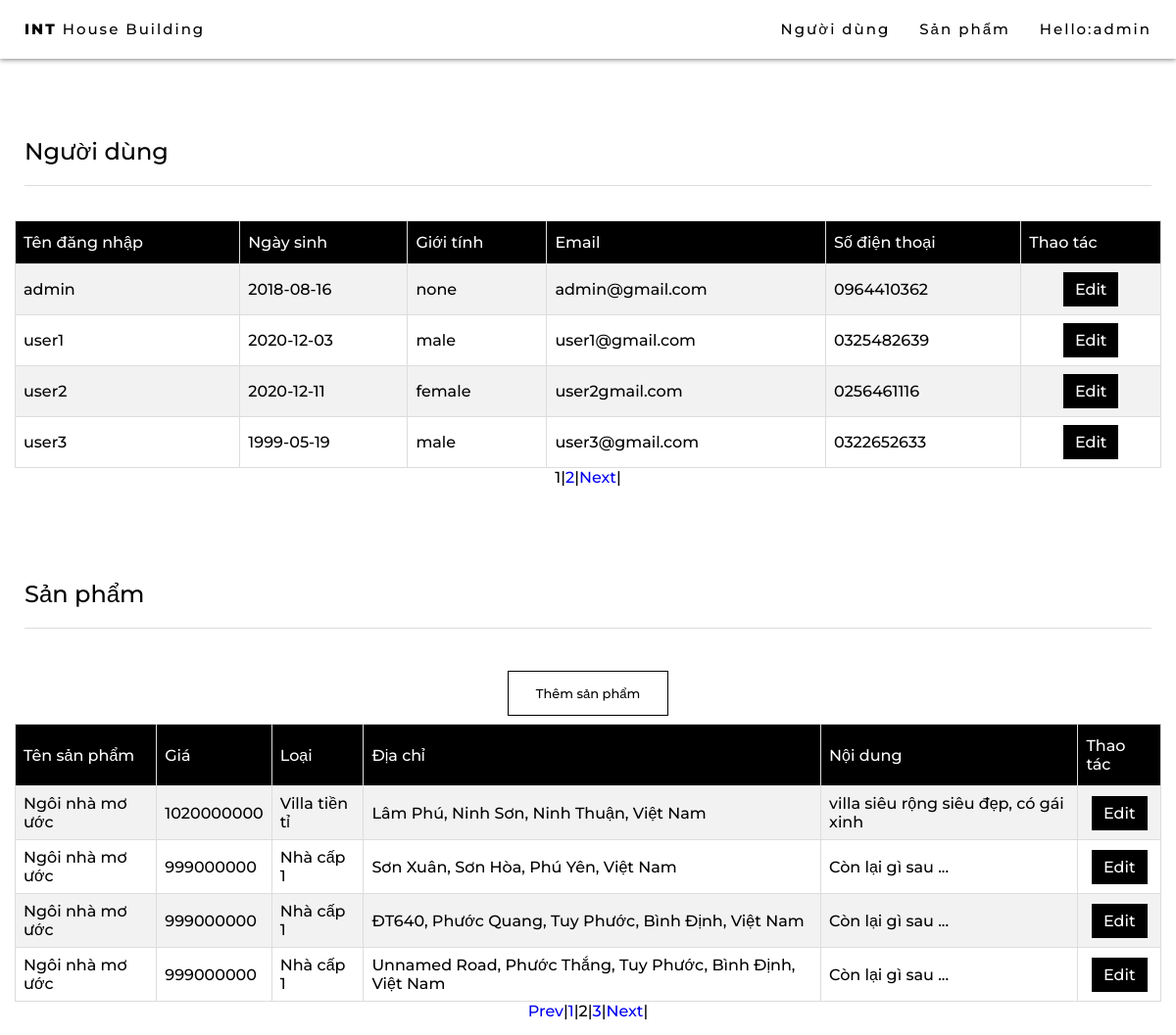
Before: /admin.php?page_post=2&page_user=1 (signed in) with the older database file.
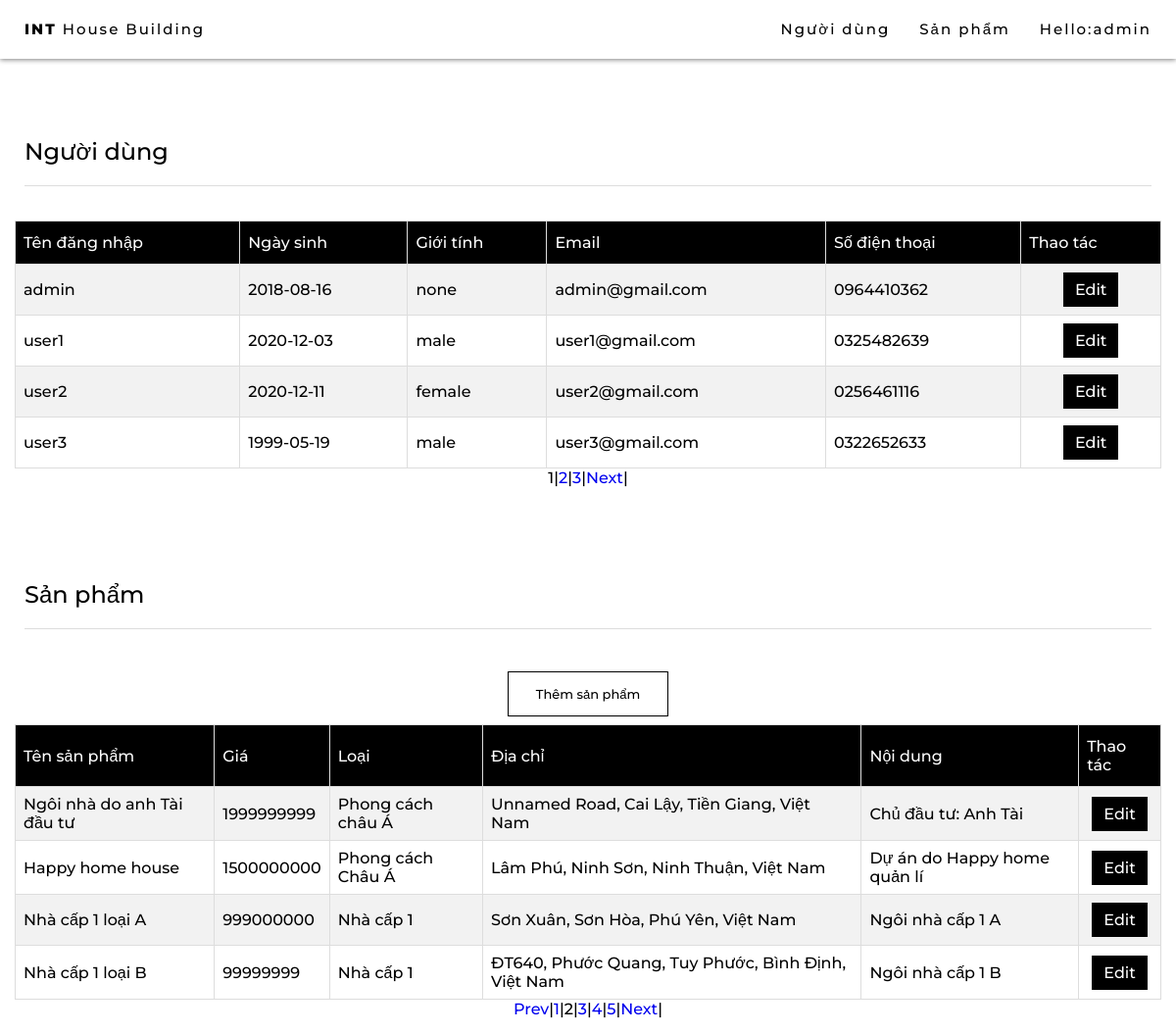
After: the same page with the newer database file.
### tables this page shows
CREATE TABLE `user` (
  `id` int(11) NOT NULL,
  `username` varchar(50) NOT NULL,
  `password` varchar(50) NOT NULL,
  `email` varchar(80) NOT NULL,
  `birthday` date NOT NULL,
  `role` int(11) NOT NULL,
  `avatar` varchar(500) NOT NULL DEFAULT 'unnamed.png',
  `phone` varchar(15) NOT NULL,
  `gender` varchar(10) NOT NULL
);

CREATE TABLE `post` (
  `id` int(5) NOT NULL,
  `cost` int(15) NOT NULL,
  `category` varchar(100) NOT NULL,
  `poster` int(11) NOT NULL,
  `content` varchar(500) NOT NULL,
  `img` varchar(100) NOT NULL DEFAULT 'house.png',
  `title` varchar(100) NOT NULL,
  `address` varchar(8000) NOT NULL
);

### session.php (called while the page is built, shortened)
<?php
include('config.php');
$user_check = $_SESSION['userid'];
$ses_sql = mysqli_query($db, "select * from user where id = '$user_check' ");
$row = mysqli_fetch_array($ses_sql, MYSQLI_ASSOC);
if (isset($_SESSION['login_user'])) {
   $login_session = $row['username'];
}

### admin.php (the view, shortened to what the changed rows need)
    <?php
    include('session.php');
    ?>
<!DOCTYPE html>
<html lang="en">
<head>
    <link rel="stylesheet" href="style.css">
    <link rel="stylesheet" href="https://cdnjs.cloudflare.com/ajax/libs/font-awesome/4.7.0/css/font-awesome.min.css">
</head>
<?php
    $current_page_user = isset($_GET['page_user']) ? $_GET['page_user'] : 1;
    $current_page_post = isset($_GET['page_post']) ? $_GET['page_post'] : 1;
?>
<body>
    <div id="navbar">
        <a href="index.php" class="home button">
            <b>INT</b> House Building
        </a>
        <?php
        if (!isset($_SESSION['login_user'])) {
            echo "<a href='#' id='myBtnMobile' class='button' onclick='openModal()'> Đăng nhập</a>";
        } else {
            echo "<a href='#' id='myBtnInfo' class='button' onclick='openModalInfo()'> Hello:" . $login_session . "</a>";
        }
        ?>
        <a href="#products" class="button">
            Sản phẩm
        </a>
        <a href="#users" class="button">
            Người dùng
        </a>
    </div>
    <div class="main_content">
        <div id="users">
            <div class="sub_title">
                <h2>Người dùng</h2>
            </div>
            <div class="projects_content">
                <table id="admin">
                    <tr>
                        <th>Tên đăng nhập</th>
                        <th>Ngày sinh</th>
                        <th>Giới tính</th>
                        <th>Email</th>
                        <th>Số điện thoại</th>
                        <th>Thao tác</th>
                    </tr>
                    <?php
                    $user = mysqli_query($db, 'select count(id) as total from user');
                    $row = mysqli_fetch_assoc($user);
                    $total_users = $row['total'];
                    $limit_user = 4;
                    $total_page_user = ceil($total_users / $limit_user);
                    $start1 = ($current_page_user - 1) * $limit_user;
                    $sql1 = "SELECT * FROM user ORDER BY id LIMIT " . $limit_user . " OFFSET " . $start1;
                    $result1 = mysqli_query($db, $sql1);
                    if ($result1->num_rows > 0) {
                        while ($row = $result1->fetch_assoc()) {
                            echo "
                                <tr>
                                    <td>" . $row['username'] . "</td>
                                    <td>" . $row['birthday'] . "</td>
                                    <td>" . $row['gender'] . "</td>
                                    <td>" . $row['email'] . "</td>
                                    <td>" . $row['phone'] . "</td>
                                    <td style='text-align: center;'>
                                        <button class='button_edit' onclick='openModalEditProfile(".$row['id'].")'>Edit</button>
                                    </td>
                                </tr>";
                        }
                    }
                    ?>
                </table>
                <?php
                for ($i = 1; $i <= $total_page_user; $i++) {
                    if ($i == $current_page_user) {
                        echo '<span>' . $i . '</span> | ';
                    } else {
                        echo '<a href="admin.php?page_user=' . $i . '&page_post=' . $current_page_post . '">' . $i . '</a> | ';
                    }
                }
                if ($current_page_user < $total_page_user && $total_page_user > 1) {
                    echo '<a href="admin.php?page_user=' . ($current_page_user + 1) . '&page_post=' . $current_page_post . '">Next</a> | ';
                }
                ?>
            </div>
        </div>
        <div id="products">
            <div class="sub_title">
                <h2>Sản phẩm</h2>
            </div>
            <div class="projects_content">
                <button class="signup-btn" onclick="openModalAddProducts()">Thêm sản phẩm</button>
                <table id="admin">
                    <tr>
                        <th>Tên sản phẩm</th>
                        <th>Giá</th>
                        <th>Loại</th>
                        <th>Địa chỉ</th>
                        <th>Nội dung</th>
                        <th>Thao tác</th>
                    </tr>
                    <?php
                    $post = mysqli_query($db, 'select count(id) as total from post');
                    $row1 = mysqli_fetch_assoc($post);
                    $total_posts = $row1['total'];
                    $limit_post = 4;
                    $total_page_post = ceil($total_posts / $limit_post);
                    $start2 = ($current_page_post - 1) * $limit_post;
                    $sql2 = "SELECT * FROM post ORDER BY id LIMIT " . $limit_post . " OFFSET " . $start2;
                    $result2 = mysqli_query($db, $sql2);
                    if ($result2->num_rows > 0) {
                        while ($row2 = $result2->fetch_assoc()) {
                            echo "
                                <tr>
                                    <td>" . $row2['title'] . "</td>
                                    <td>" . $row2['cost'] . "</td>
                                    <td>" . $row2['category'] . "</td>
                                    <td>" . $row2['address'] . "</td>
                                    <td>" . $row2['content'] . "</td>
                                    <td style='text-align: center;'>
                                        <button class='button_edit' onclick='openModalEditProducts()'>Edit</button>
                                    </td>
                                </tr>";
                        }
                    }
                    ?>
                </table>
                <?php
                if ($current_page_post > 1 && $total_page_post > 1) {
                    echo '<a href="admin.php?page_post=' . ($current_page_post - 1) . '&page_user=' . $current_page_user . '">Prev</a> | ';
                }
                for ($i = 1; $i <= $total_page_post; $i++) {
                    if ($i == $current_page_post) {
                        echo '<span>' . $i . '</span> | ';
                    } else {
                        echo '<a href="admin.php?page_post=' . $i . '&page_user=' . $current_page_user . '">' . $i . '</a> | ';
                    }
                }
                if ($current_page_post < $total_page_post && $total_page_post > 1) {
                    echo '<a href="admin.php?page_post=' . ($current_page_post + 1) . '&page_user=' . $current_page_user . '">Next</a> | ';
                }
                ?>
            </div>
        </div>
    </div>
</body>
</html>

Changed rows visible on the page:
no longer on this page (row edited): post: title "Ngôi nhà mơ ước", cost "999000000", category "Nhà cấp 1", address "Unnamed Road, Phước Thắng, Tuy Phước, Bình Định, Việt Nam", content "Còn lại gì sau ..."
changed user "user2": email "user2gmail.com" → "user2@gmail.com"
now on this page (row edited): post: title "Ngôi nhà do anh Tài đầu tư", cost "1999999999", category "Phong cách châu Á", address "Unnamed Road, Cai Lậy, Tiền Giang, Việt Nam", content "Chủ đầu tư: Anh Tài"
changed post "Lâm Phú, Ninh Sơn, Ninh Thuận, Việt Nam": title "Ngôi nhà mơ ước" → "Happy home house"; cost "1020000000" → "1500000000"; category "Villa tiền tỉ" → "Phong cách Châu Á"; content "villa siêu rộng siêu đẹp, có gái xinh" → "Dự án do Happy home quản lí"
changed post "Sơn Xuân, Sơn Hòa, Phú Yên, Việt Nam": title "Ngôi nhà mơ ước" → "Nhà cấp 1 loại A"; content "Còn lại gì sau ..." → "Ngôi nhà cấp 1 A"
changed post "ĐT640, Phước Quang, Tuy Phước, Bình Định, Việt Nam": title "Ngôi nhà mơ ước" → "Nhà cấp 1 loại B"; cost "999000000" → "99999999"; content "Còn lại gì sau ..." → "Ngôi nhà cấp 1 B"
Other visible differences:
new list line: "3 |"
new list line: "4 |"
new list line: "5 |"
